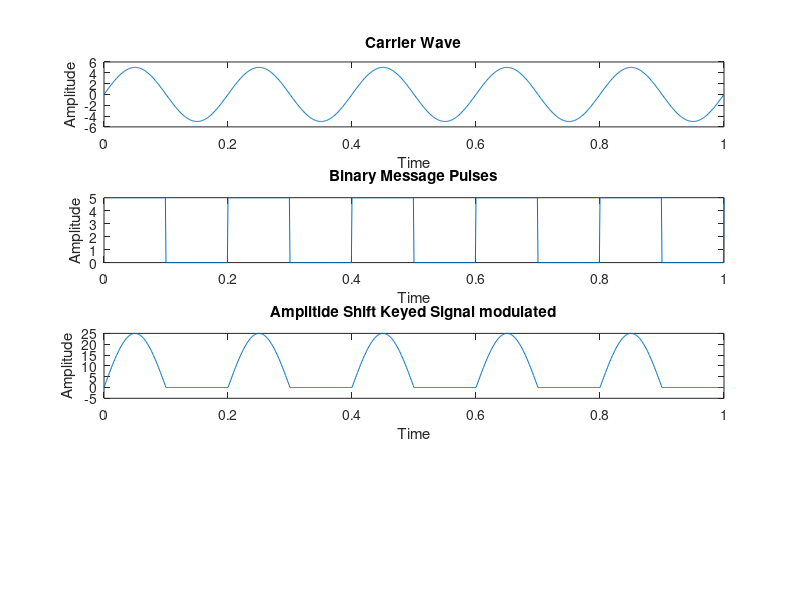

Reproduce this figure in MATLAB. (Note: this script raises an error after producing the figure.)
clc
close all
clear all
fc=input('Freq of Sine Wave carrier:');
fp=input('Freq of Periodic Binary pulse (Message):');
amp=input('Enter the amplitude (For Both):');
t=0:0.001:1; %sampling interval
c=amp.*sin(2*pi*fc*t);%Carrier Sine wave
subplot(4,1,1) %Carrier wave
plot(t,c)
xlabel('Time')
ylabel('Amplitude')
title('Carrier Wave')
m=amp/2.*square(2*pi*fp*t)+(amp/2);
subplot(4,1,2) %Square Binary Pulse (Message)
plot(t,m)
xlabel('Time')
ylabel('Amplitude')
title('Binary Message Pulses')
w=c.*m;
subplot(4,1,3) %Amplitude Shift Keyed Wave Modulation
plot(t,w)
xlabel('Time')
ylabel('Amplitude')
title('Amplitide Shift Keyed Signal modulated');
x=square(demod(w,fc,fc*fc,'fm')); 
subplot(4,1,4) %Amplitude Shift Keyed Wave Demodulation
plot(t,x)
xlabel('Time')
ylabel('Amplitude')
title('ASK Demodulated')

